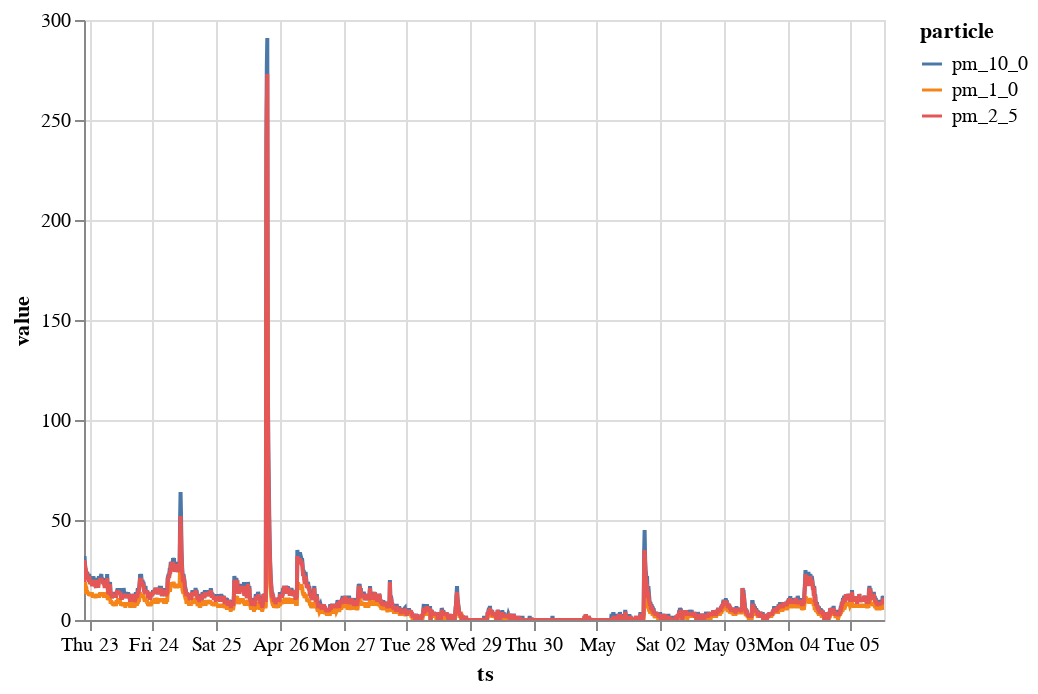

Notebook cell for this chart:
### Code cell
long_form=df.reset_index().melt('ts', var_name='particle', value_name='value')

alt.Chart(long_form).mark_line().encode(
  x='ts:T',
  y='value:Q',
  color='particle:N'
).interactive()

### Figure 1 — Vega-Lite specification as saved in the notebook (floating-point values rounded to 4 significant figures; data arrays with more than 128 entries replaced by an {"elided": "..."} marker saying what was removed)
{"config": {"view": {"continuousWidth": 400, "continuousHeight": 300}}, "data": {"name": "data-be3146fcdcabc5c541643b9816fcafe2"}, "mark": "line", "encoding": {"color": {"type": "nominal", "field": "particle"}, "x": {"type": "temporal", "field": "ts"}, "y": {"type": "quantitative", "field": "value"}}, "selection": {"selector001": {"type": "interval", "bind": "scales", "encodings": ["x", "y"]}}, "$schema": "https://vega.github.io/schema/vega-lite/v4.8.1.json", "datasets": {"data-be3146fcdcabc5c541643b9816fcafe2": {"elided": "4923 records"}}}
